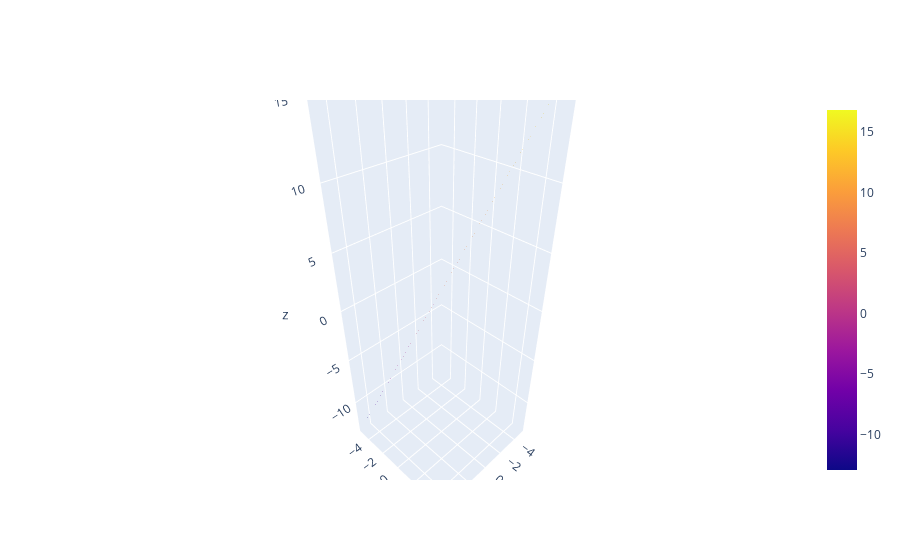

Source (notebook cell):
### Markdown cell above
## Surface

### Code cell
x = np.arange(-5, 5, 0.1)
y = np.arange(-5, 5, 0.1)

X, Y = np.meshgrid(x, y)
Z = 2 - X + 2 * Y

plane = go.Surface(x=X, y=Y, z=Z, opacity=0.5, name='Plane')
fig = go.Figure(data=[plane])
fig.show()

### Figure 1 — Plotly figure (JSON) as saved in the notebook; plotly's stock layout.template omitted (floating-point values rounded to 4 significant figures; data arrays with more than 128 entries replaced by an {"elided": "..."} marker saying what was removed)
{"data": [{"name": "Plane", "opacity": 0.5, "type": "surface", "x": {"elided": "100x100 float values"}, "y": {"elided": "100x100 float values"}, "z": {"elided": "100x100 float values"}}], "layout": {}}
